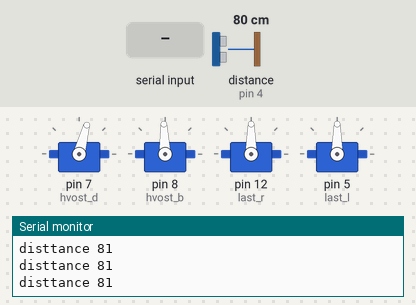
Bench run of a sketch on a simulated Arduino Uno, built with avr-gcc and run on an emulated ATmega328P. Parts: 4 × servo, the last lines printed to the serial monitor. The test bench sets the inputs (shaded band); at power-on: distance to the obstacle (sensor on pin 4) 80 cm. The echo pulse lasts 58.3 µs per cm.

Above: at 1.2 s.
1.3 s: distance to the obstacle (sensor on pin 4) set to 299 cm
4.3 s: distance to the obstacle (sensor on pin 4) set to 2 cm
At 4.81 s:
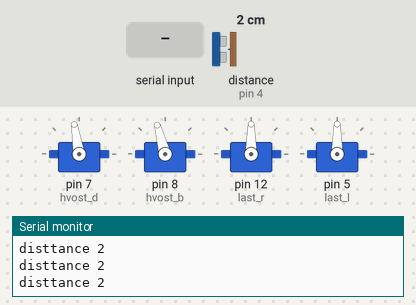
7.3 s: distance to the obstacle (sensor on pin 4) set to 250 cm
10.3 s: distance to the obstacle (sensor on pin 4) set to 35 cm
At 11.06 s:
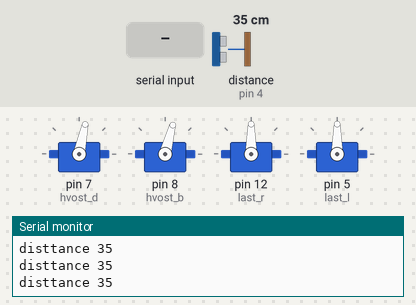
13.3 s: "90,45\n" received over Serial
At 13.3 s:
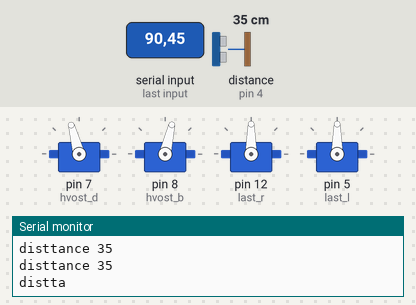
Timing chart, 0 to 15.8 s (numbered marks = the images above; inputs shaded):
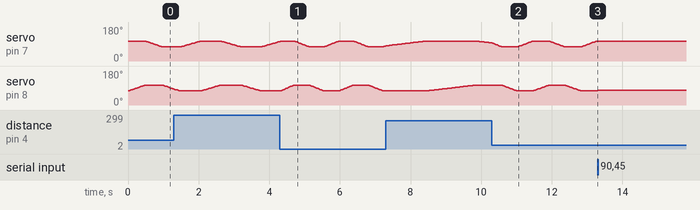

Measured:
- after the input at 13.3 s, servo on pin 7 (hvost_d): stops changing and stays 105°; servo on pin 8 (hvost_b): stops changing and stays 77°

The sketch:

project_index_v.2.1.ino
```cpp
#include <Servo.h> // библиотека для серво
#include <NewPing.h> // библиотека для echo

//--создаем объекты--//
Servo hvost_d; // первый сервопривод
Servo hvost_b; // второй сервопривод
Servo last_r; // серво для правого ласта
Servo last_l; // серво для левого ласта
//-------------------//

//--подключаем echo--//
#define TRIGGER_PIN  2  // пин trig датчика
#define ECHO_PIN     4  // пин echo датчика
#define MAX_DISTANCE 400 // максимальная дистанция echo
NewPing sonar(TRIGGER_PIN, ECHO_PIN, MAX_DISTANCE);
//-------------------//

int i; // переменная для вращения хвоста
int angle; // переменная угла поворота ласт

ISR(TIMER0_COMPA_vect) { // функция прерывания(каждую мс)
  if (Serial.available() > 0) { // условие поворота ласт
    angle = Serial.parseInt();
    last_r.write(90 + angle);
    last_l.write(90 + angle);
    delay(1000); // ласты будут стоять 1 с
    angle = 0;
    last_r.write(90 + angle);
    last_l.write(90 + angle);
    Serial.flush(); // очищаем буфер порта
  }
}

void setup() {
//--подключение серво к пинам--//
  hvost_d.attach(7);
  hvost_b.attach(8);
  last_r.attach(12);
  last_l.attach(5);
//-----------------------------//
  /* питание от внешнего блока питания */
  Serial.begin(9600); // монитор порта
//--настройка прерывания по таймеру--//
  TCCR0A |= (1 << WGM01);
  OCR0A = 0xF9;
  TIMSK0 |= (1 << OCIE0A);
  TCCR0B |= (1 << CS01) | (1 << CS00);
  sei();
//-----------------------------------//

  hvost_d.write(90 + 15);
  hvost_b.write(90 - 15);
  last_r.write(90);
  last_l.write(90);

}

void loop() {
  for (i = -15; i <= 15; i++) {
    hvost_b.write(90 + i);
    delay(rost());
  }

   for (i = 15; i >= -15; i--) {
    hvost_d.write(90 + i);
    delay(rost());
  }

   for (i = -15; i <= 15; i++) {
    hvost_b.write(90 - i);
    delay(rost());
  }

   for (i = 15; i >= -15; i--) {
    hvost_d.write(90 - i);
    delay(rost());
  }
}

//--функции, используемые в коде--//

int rost() { // функция, возращающая нужную задержку для серво
  int a; // возвращаемая переменная
  unsigned int distance = sonar.ping_cm(); // сохраняем в переменную дистанцию

  Serial.print("disttance ");
  Serial.println(distance);   // выводим дистанцию в порт

  if (distance < 100) { // изменяем задержку в зависимости от растояния
    a = 10;
  } else if (distance < 150) {
    a = 15;
  } else if (distance < 200) {
    a = 20;
  } else if (distance < 250) {
    a = 25;
  } else if (distance < 300) {
    a = 30;
  }
  return a;
}
```
